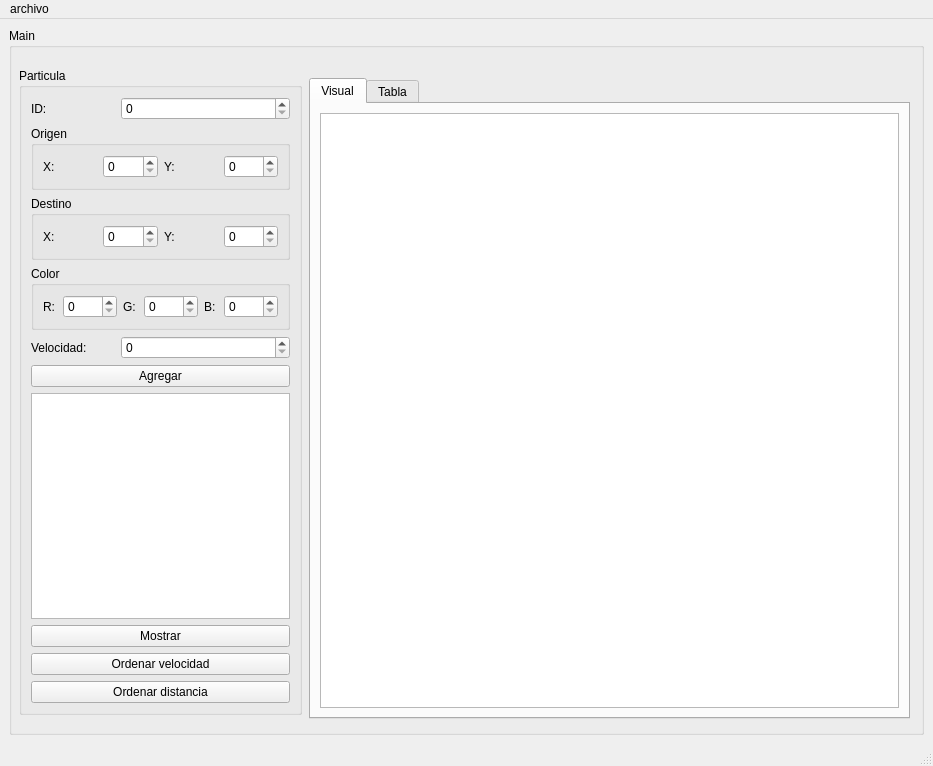
<?xml version="1.0" encoding="UTF-8"?>
<ui version="4.0">
 <class>MainWindow</class>
 <widget class="QMainWindow" name="MainWindow">
  <property name="geometry">
   <rect>
    <x>0</x>
    <y>0</y>
    <width>933</width>
    <height>766</height>
   </rect>
  </property>
  <property name="windowTitle">
   <string>MainWindow</string>
  </property>
  <widget class="QWidget" name="centralwidget">
   <layout class="QGridLayout" name="gridLayout_7">
    <item row="0" column="0">
     <widget class="QGroupBox" name="groupBox_5">
      <property name="title">
       <string>Main</string>
      </property>
      <widget class="QTabWidget" name="tabWidget">
       <property name="geometry">
        <rect>
         <x>300</x>
         <y>50</y>
         <width>601</width>
         <height>641</height>
        </rect>
       </property>
       <property name="currentIndex">
        <number>0</number>
       </property>
       <widget class="QWidget" name="tab">
        <attribute name="title">
         <string>Visual</string>
        </attribute>
        <layout class="QGridLayout" name="gridLayout_5">
         <item row="0" column="0">
          <widget class="QGraphicsView" name="graphicsView"/>
         </item>
        </layout>
       </widget>
       <widget class="QWidget" name="tab_2">
        <attribute name="title">
         <string>Tabla</string>
        </attribute>
        <layout class="QGridLayout" name="gridLayout_6">
         <item row="0" column="0">
          <widget class="QTableWidget" name="tabla"/>
         </item>
        </layout>
       </widget>
      </widget>
      <widget class="QGroupBox" name="groupBox">
       <property name="geometry">
        <rect>
         <x>10</x>
         <y>40</y>
         <width>283</width>
         <height>647</height>
        </rect>
       </property>
       <property name="title">
        <string>Particula</string>
       </property>
       <layout class="QGridLayout" name="gridLayout_4">
        <item row="2" column="0" colspan="3">
         <widget class="QGroupBox" name="groupBox_3">
          <property name="title">
           <string>Destino</string>
          </property>
          <layout class="QGridLayout" name="gridLayout_2">
           <item row="0" column="0">
            <widget class="QLabel" name="label_4">
             <property name="text">
              <string>X:</string>
             </property>
            </widget>
           </item>
           <item row="0" column="1">
            <widget class="QSpinBox" name="destino_x_spinBox">
             <property name="maximum">
              <number>1000</number>
             </property>
            </widget>
           </item>
           <item row="0" column="2">
            <widget class="QLabel" name="label_5">
             <property name="text">
              <string>Y:</string>
             </property>
            </widget>
           </item>
           <item row="0" column="3">
            <widget class="QSpinBox" name="destino_y_spinBox">
             <property name="maximum">
              <number>1000</number>
             </property>
            </widget>
           </item>
          </layout>
         </widget>
        </item>
        <item row="3" column="0" colspan="3">
         <widget class="QGroupBox" name="groupBox_4">
          <property name="title">
           <string>Color</string>
          </property>
          <layout class="QGridLayout" name="gridLayout_3">
           <item row="0" column="0">
            <widget class="QLabel" name="label_6">
             <property name="text">
              <string>R:</string>
             </property>
            </widget>
           </item>
           <item row="0" column="1">
            <widget class="QSpinBox" name="red_spinBox">
             <property name="maximum">
              <number>1000</number>
             </property>
            </widget>
           </item>
           <item row="0" column="2">
            <widget class="QLabel" name="label_7">
             <property name="text">
              <string>G:</string>
             </property>
            </widget>
           </item>
           <item row="0" column="3">
            <widget class="QSpinBox" name="green_spinBox">
             <property name="maximum">
              <number>1000</number>
             </property>
            </widget>
           </item>
           <item row="0" column="4">
            <widget class="QLabel" name="label_8">
             <property name="text">
              <string>B:</string>
             </property>
            </widget>
           </item>
           <item row="0" column="5">
            <widget class="QSpinBox" name="blue_spinBox">
             <property name="maximum">
              <number>1000</number>
             </property>
            </widget>
           </item>
          </layout>
         </widget>
        </item>
        <item row="5" column="0" colspan="3">
         <widget class="QPushButton" name="agregar_pushButton">
          <property name="text">
           <string>Agregar</string>
          </property>
         </widget>
        </item>
        <item row="6" column="0" colspan="3">
         <widget class="QTextEdit" name="salida"/>
        </item>
        <item row="0" column="1" colspan="2">
         <widget class="QSpinBox" name="id_spinBox">
          <property name="maximum">
           <number>1000</number>
          </property>
         </widget>
        </item>
        <item row="8" column="0" colspan="3">
         <widget class="QPushButton" name="ordenar_velocidad_pushButton">
          <property name="text">
           <string>Ordenar velocidad</string>
          </property>
         </widget>
        </item>
        <item row="4" column="1" colspan="2">
         <widget class="QSpinBox" name="velocidad_spinBox">
          <property name="maximum">
           <number>1000</number>
          </property>
         </widget>
        </item>
        <item row="1" column="0" colspan="3">
         <widget class="QGroupBox" name="groupBox_2">
          <property name="title">
           <string>Origen</string>
          </property>
          <layout class="QGridLayout" name="gridLayout">
           <item row="0" column="0">
            <widget class="QLabel" name="label_2">
             <property name="text">
              <string>X:</string>
             </property>
            </widget>
           </item>
           <item row="0" column="1">
            <widget class="QSpinBox" name="origen_x_spinBox">
             <property name="maximum">
              <number>1000</number>
             </property>
            </widget>
           </item>
           <item row="0" column="2">
            <widget class="QLabel" name="label_3">
             <property name="text">
              <string>Y:</string>
             </property>
            </widget>
           </item>
           <item row="0" column="3">
            <widget class="QSpinBox" name="origen_y_spinBox">
             <property name="maximum">
              <number>1000</number>
             </property>
            </widget>
           </item>
          </layout>
         </widget>
        </item>
        <item row="7" column="0" colspan="3">
         <widget class="QPushButton" name="mostrar_pushButton">
          <property name="text">
           <string>Mostrar</string>
          </property>
         </widget>
        </item>
        <item row="9" column="0" colspan="3">
         <widget class="QPushButton" name="ordenar_distancia_pushButton">
          <property name="text">
           <string>Ordenar distancia</string>
          </property>
         </widget>
        </item>
        <item row="0" column="0">
         <widget class="QLabel" name="label">
          <property name="text">
           <string>ID:</string>
          </property>
         </widget>
        </item>
        <item row="4" column="0">
         <widget class="QLabel" name="label_9">
          <property name="text">
           <string>Velocidad:</string>
          </property>
         </widget>
        </item>
       </layout>
      </widget>
     </widget>
    </item>
   </layout>
  </widget>
  <widget class="QMenuBar" name="menubar">
   <property name="geometry">
    <rect>
     <x>0</x>
     <y>0</y>
     <width>933</width>
     <height>26</height>
    </rect>
   </property>
   <widget class="QMenu" name="menuguardar">
    <property name="title">
     <string>archivo</string>
    </property>
    <addaction name="actionguardar"/>
    <addaction name="actionabrir"/>
    <addaction name="actiongrafo"/>
   </widget>
   <addaction name="menuguardar"/>
  </widget>
  <widget class="QStatusBar" name="statusbar"/>
  <action name="actionguardar">
   <property name="text">
    <string>guardar</string>
   </property>
   <property name="shortcut">
    <string>Ctrl+S</string>
   </property>
  </action>
  <action name="actionabrir">
   <property name="text">
    <string>abrir</string>
   </property>
   <property name="shortcut">
    <string>Ctrl+O</string>
   </property>
  </action>
  <action name="actiongrafo">
   <property name="text">
    <string>grafo</string>
   </property>
   <property name="shortcut">
    <string>Ctrl+G</string>
   </property>
  </action>
 </widget>
 <resources/>
 <connections/>
</ui>
